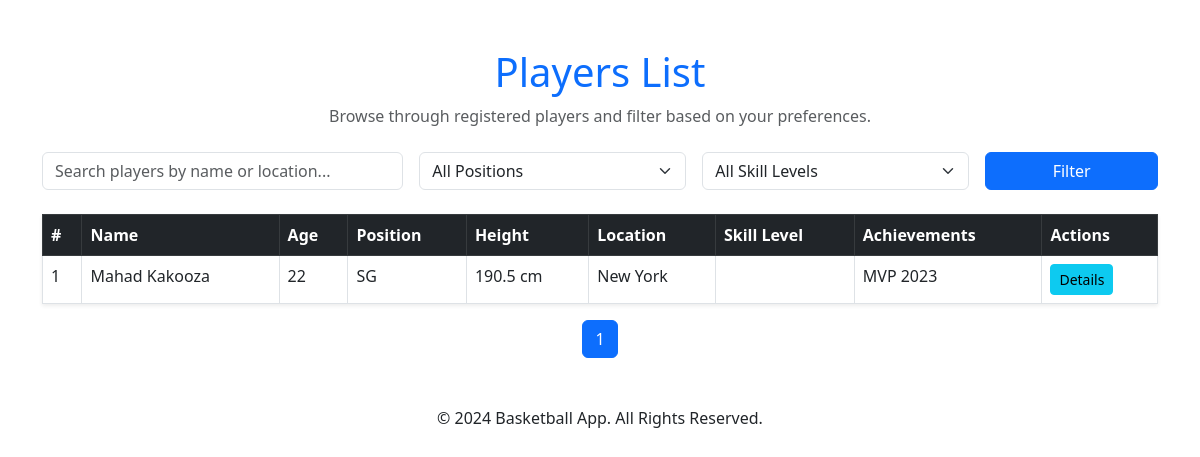
The app's page /players/, older data.
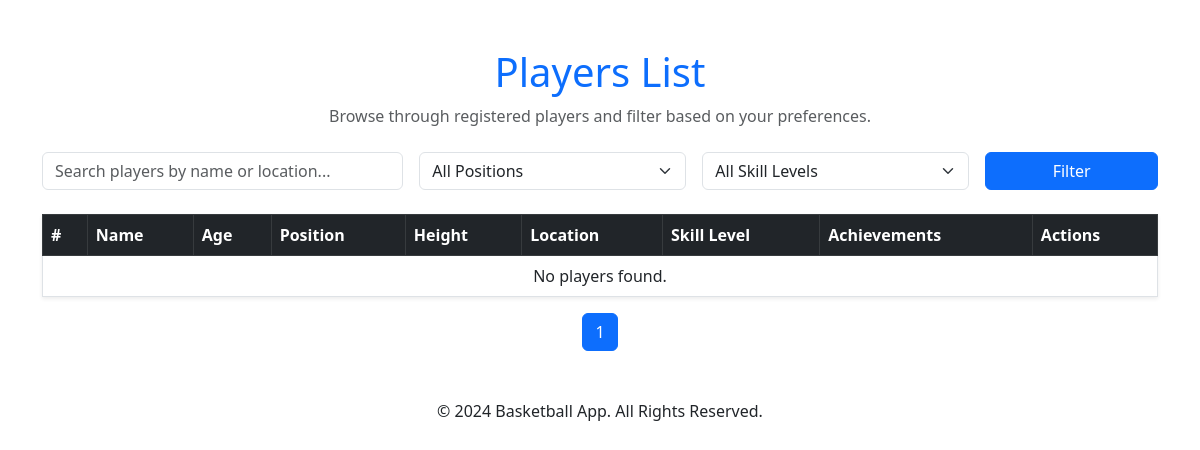
The same page, newer data.
### players/models.py (models this page shows, shortened)
class Player(models.Model):
    POSITION_CHOICES = [
        ('PG', 'Point Guard'),
        ('SG', 'Shooting Guard'),
        ('SF', 'Small Forward'),
        ('PF', 'Power Forward'),
        ('C', 'Center'),
    ]
    SKILL_LEVEL_CHOICES = [
        ('Beginner', 'Beginner'),
        ('Intermediate', 'Intermediate'),
        ('Advanced', 'Advanced'),
        ('Professional', 'Professional'),
    ]
    user = models.OneToOneField(CustomUser, on_delete=models.CASCADE, related_name='player_profile')
    name = models.CharField(max_length=100)
    age = models.IntegerField()
    position = models.CharField(max_length=50, choices=POSITION_CHOICES)
    height = models.FloatField(help_text="Height in cm")
    location = models.CharField(max_length=100)
    skill_level = models.CharField(max_length=50, choices=SKILL_LEVEL_CHOICES)
    scholarship_interest = models.BooleanField(default=True, help_text="Is the player interested in scholarships?")
    achievements = models.TextField(blank=True, help_text="Basketball achievements and awards")
    profile_pic = models.ImageField(upload_to='profile_pics/', null=True, blank=True)
    contact_email = models.EmailField(null=True, blank=True)
    availability = models.BooleanField(default=True, help_text="Available for new opportunities?")
    created_at = models.DateTimeField(auto_now_add=True)
    preferred_opportunities = models.ManyToManyField('Opportunity', blank=True, related_name="interested_players")
    mentor_assigned = models.CharField(max_length=100, null=True, blank=True, help_text="Assigned mentor, if any")

### players/views.py (the view)
# urls.py: path('players/', views.players_list, name='players_list'),
def players_list(request):
    query = request.GET.get('q', '')
    players = Player.objects.filter(
        Q(name__icontains=query) |
        Q(location__icontains=query) |
        Q(position__icontains=query)
    ).order_by('name')
    paginator = Paginator(players, 10)
    page_number = request.GET.get('page')
    page_obj = paginator.get_page(page_number)
    return render(request, 'players/players_list.html', {'page_obj': page_obj})

### players/templates/players/players_list.html (shortened to what this page needs)
<!DOCTYPE html>
<html lang="en">
<head>
    <link rel="stylesheet" href="https://cdn.jsdelivr.net/npm/bootstrap@5.3.0/dist/css/bootstrap.min.css">
</head>
<body>
    <div class="container mt-5">
        <header class="text-center mb-4">
            <h1 class="text-primary">Players List</h1>
            <p class="text-muted">Browse through registered players and filter based on your preferences.</p>
        </header>
        <form method="GET" action="{% url 'players_list' %}" class="mb-4">
            <div class="row g-3">
                <div class="col-md-4">
                    <input
                        type="text"
                        name="q"
                        class="form-control"
                        placeholder="Search players by name or location..."
                        value="{{ request.GET.q }}"
                    >
                </div>
                <div class="col-md-3">
                    <select name="position" class="form-select">
                        <option value="">All Positions</option>
                    </select>
                </div>
                <div class="col-md-3">
                    <select name="skill_level" class="form-select">
                        <option value="">All Skill Levels</option>
                    </select>
                </div>
                <div class="col-md-2">
                    <button type="submit" class="btn btn-primary w-100">Filter</button>
                </div>
            </div>
        </form>
        <table class="table table-bordered table-hover shadow-sm">
            <thead class="table-dark">
                <tr>
                    <th>#</th>
                    <th>Name</th>
                    <th>Age</th>
                    <th>Position</th>
                    <th>Height</th>
                    <th>Location</th>
                    <th>Skill Level</th>
                    <th>Achievements</th>
                    <th>Actions</th>
                </tr>
            </thead>
            <tbody>
                {% for player in page_obj %}
                    <tr>
                        <td>{{ forloop.counter }}</td>
                        <td>{{ player.name }}</td>
                        <td>{{ player.age }}</td>
                        <td>{{ player.position }}</td>
                        <td>{{ player.height }} cm</td>
                        <td>{{ player.location }}</td>
                        <td>{{ player.skill_level }}</td>
                        <td>{{ player.achievements|truncatewords:8 }}</td>
                        <td>
                            <a href="{% url 'view_player_details' player.id %}" class="btn btn-info btn-sm">Details</a>
                        </td>
                    </tr>
                {% empty %}
                    <tr>
                        <td colspan="9" class="text-center">No players found.</td>
                    </tr>
                {% endfor %}
            </tbody>
        </table>
        <nav>
            <ul class="pagination justify-content-center">
                {% for num in page_obj.paginator.page_range %}
                    <li class="page-item {% if page_obj.number == num %}active{% endif %}">
                        <a class="page-link" href="?page={{ num }}">{{ num }}</a>
                    </li>
                {% endfor %}
            </ul>
        </nav>
        <footer class="text-center mt-5">
            <p>&copy; 2024 Basketball App. All Rights Reserved.</p>
        </footer>
    </div>
</body>
</html>

Row changes from the older to the newer data that the page shows:
removed Player: name "Mahad Kakooza", age "22", position "SG", height "190.5", location "New York", achievements "MVP 2023"
Text that changed along with them:
text now shown: "No players found."
